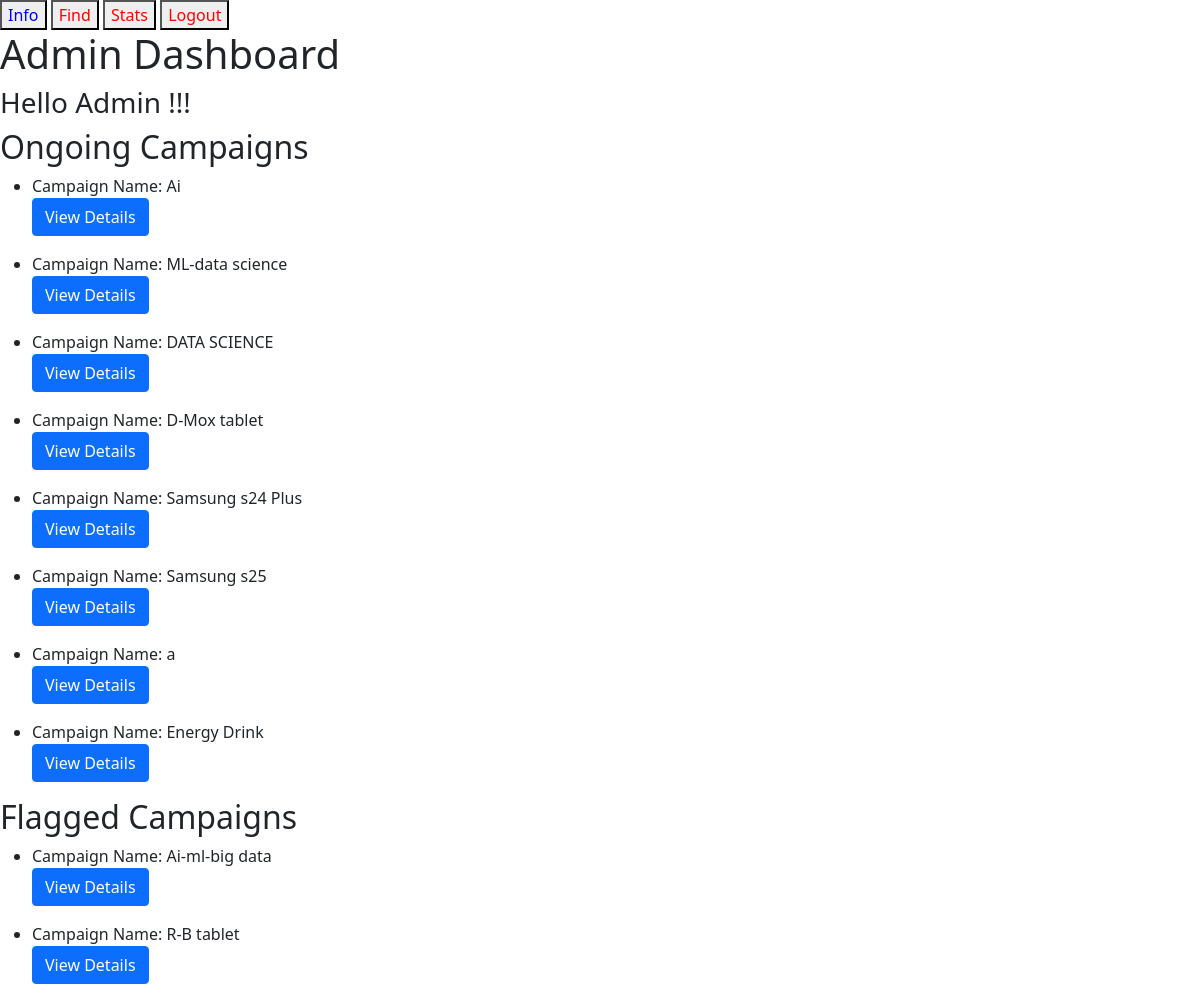
The app's page /admin_profile/ with its own data.
### tables this page shows
CREATE TABLE campaigns (
            id INTEGER PRIMARY KEY AUTOINCREMENT,
            sponsor_id INTEGER NOT NULL,
            name TEXT NOT NULL,
            description TEXT,
            budget REAL NOT NULL,
            start_date TEXT NOT NULL,
            end_date TEXT NOT NULL,
            status TEXT NOT NULL,
            image TEXT
            
        , flagged INT DEFAULT 0, visibility TEXT DEFAULT 'private', influencer_decision TEXT DEFAULT 'pending', sponsor_decision TEXT DEFAULT NULL);

### app.py (the view)
@app.route('/admin_profile/' ,methods=['GET'])
def admin_profile():
        conn = get_db_connection()
        cur = conn.cursor()
        cur.execute('SELECT * FROM campaigns')
        campaigns = cur.fetchall()
        conn.close()
        return render_template('admin_info.html',campaigns=campaigns)

### app.py (called while the page is built)
def get_db_connection():
    conn = sqlite3.connect('mydatabase.db')
    conn.row_factory = sqlite3.Row
    conn.execute("PRAGMA foreign_keys = ON;")
    return conn

### templates/admin_info.html (shortened to what this page needs)
<!DOCTYPE html>
<html lang="en">
<head>
    <link href="https://cdn.jsdelivr.net/npm/bootstrap@5.0.2/dist/css/bootstrap.min.css" rel="stylesheet">
    <button style="cursor:pointer; color: blue;" type="button" onclick="document.location='#'">Info</button>
    <button style="cursor:pointer; color: red;" type="button" onclick="document.location='admin_find_dashboard.html'">Find</button>
    <button style="cursor:pointer; color: red;" type="button" onclick="document.location='stats.html'">Stats</button>
    <button style="cursor:pointer; color: red;" type="button" onclick="document.location='login.html'">Logout</button>
</head>
<body>
    <h1>Admin Dashboard</h1>
    <h3>Hello Admin !!!</h3>
    <h2>Ongoing Campaigns</h2>
    {% for campaign in campaigns %}
    {% if campaign.flagged == 0 %}
    <div class="campaign" data-start-date="{{ campaign.start_date }}" data-end-date="{{ campaign.end_date }}">
        <ul>
            <li>Campaign Name: {{ campaign.name }}</li>
            <button type="button" class="btn btn-primary" data-bs-toggle="modal" data-bs-target="#campaignModal{{ campaign.id }}">
                View Details
            </button>
        </ul>
    </div>
    {% endif %}
    {% endfor %}
    <h2>Flagged Campaigns</h2>
    {% for campaign in campaigns %}
    {% if campaign.flagged == 1 %}
    <div class="campaign" data-start-date="{{ campaign.start_date }}" data-end-date="{{ campaign.end_date }}">
        <ul>
            <li>Campaign Name: {{ campaign.name }}</li>
            <button type="button" class="btn btn-primary" data-bs-toggle="modal" data-bs-target="#campaignModalFlagged{{ campaign.id }}">
                View Details
            </button>
        </ul>
    </div>
    {% endif %}
    {% endfor %}
</body>
</html>

### records on screen
campaigns: name "Ai"
campaigns: name "ML-data science"
campaigns: name "DATA SCIENCE"
campaigns: name "D-Mox tablet"
campaigns: name "Samsung s24 Plus"
campaigns: name "Samsung s25"
campaigns: name "a"
campaigns: name "Energy Drink"
campaigns: name "Ai-ml-big data"
campaigns: name "R-B tablet"
